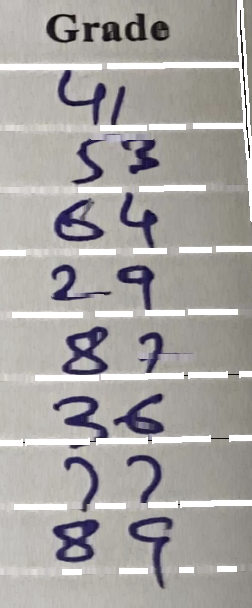
#> input picture text-image-processing/processed_image/result.png, 252 x 608 px, found by its file name
$ python binarize.py
#> lines starting #> are read from the running program, lines starting #| are printed output that depends on the picture; after the words box and inside, x2 and y2 are one past the last pixel; in counts of white or black regions, pixels touching at a corner belong together
### entity/image.py
class Image:
    def __init__(self, array=None):
        self.array = array
        self.path = []

### text-image-processing/binarize.py
import numpy as np
import cv2
from entity.image import Image

class Binarizer:
    def __init__(self, array):
        self.image = Image()
        self.image.array = array
        self.image = self.image.array
#> self.image is the input picture: shape (608, 252, 3); mean B, G, R 162.6, 164.6, 167.9

    def convert_to_binary(self):
        # Load the result image.
        result = self.image

        # Convert the image to grayscale.
        gray = cv2.cvtColor(result, cv2.COLOR_BGR2GRAY)
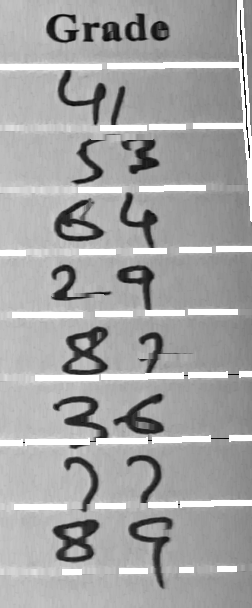
#> gray: shape (608, 252); min 4, max 255, mean 165.4

        # Threshold the image to binarize it.
        thresh = cv2.threshold(gray, 0, 255, cv2.THRESH_BINARY_INV + cv2.THRESH_OTSU)[1]
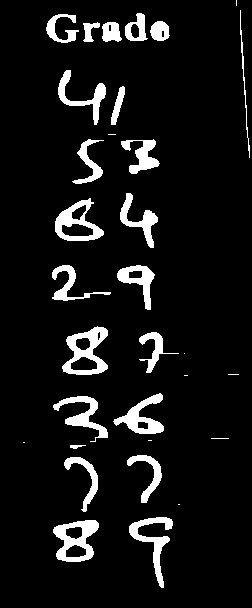
#> thresh: shape (608, 252); 8.2% white; 32 white regions (9 under 20 px), largest, box (x1, y1, x2, y2) and area: (62, 326, 108, 375) 1065, (53, 520, 99, 562) 1016, (55, 198, 104, 241) 881

        # Save the binary image.
        return thresh


if __name__ == "__main__":
    input_image_path = '/Users/vansh/PycharmProjects/Text-Extractor/text-image-processing/processed_image/result.png'
    output_binary_image_path = '/Users/vansh/PycharmProjects/Text-Extractor/text-image-processing/processed_image/result_binary.png'

    processor = Binarizer(cv2.imread(input_image_path))
    binary_image = processor.convert_to_binary()

    # Optionally, you can display the binary image
    cv2.imwrite(output_binary_image_path, binary_image)
